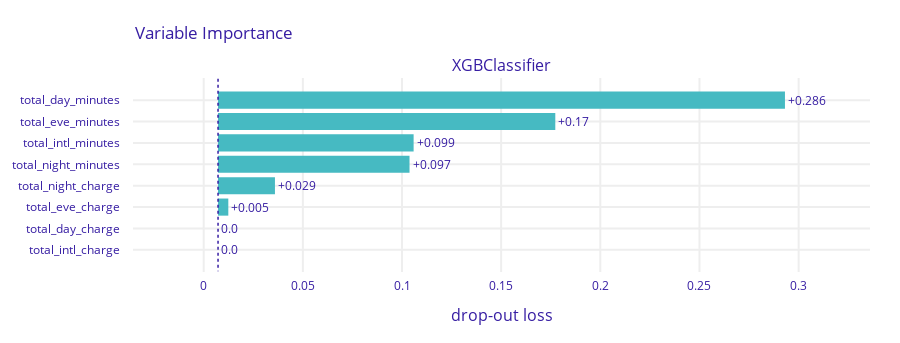

Notebook cell for this chart:
### Markdown cell above
### 1. Calculate Permutation-based Variable Importance for the selected model.

### Code cell
explainer = dx.Explainer(model, X, y, verbose=False)

pvi = explainer.model_parts(random_state=42)
pvi.plot()

### Figure 1 — Plotly figure (JSON) as saved in the notebook; plotly's stock layout.template omitted (floating-point values rounded to 4 significant figures)
{"data": [{"base": 0.007239, "hoverinfo": "text", "hoverlabel": {"bgcolor": "rgba(0,0,0,0.8)"}, "hovertext": ["Model: XGBClassifier loss after<br>variable: total_day_minutes is permuted: 0.293<br>Drop-out loss change: +0.286", "Model: XGBClassifier loss after<br>variable: total_eve_minutes is permuted: 0.177<br>Drop-out loss change: +0.17", "Model: XGBClassifier loss after<br>variable: total_intl_minutes is permuted: 0.106<br>Drop-out loss change: +0.099", "Model: XGBClassifier loss after<br>variable: total_night_minutes is permuted: 0.104<br>Drop-out loss change: +0.097", "Model: XGBClassifier loss after<br>variable: total_night_charge is permuted: 0.036<br>Drop-out loss change: +0.029", "Model: XGBClassifier loss after<br>variable: total_eve_charge is permuted: 0.012<br>Drop-out loss change: +0.005", "Model: XGBClassifier loss after<br>variable: total_day_charge is permuted: 0.007<br>Drop-out loss change: -0.0", "Model: XGBClassifier loss after<br>variable: total_intl_charge is permuted: 0.007<br>Drop-out loss change: -0.0"], "marker": {"color": "#46bac2"}, "orientation": "h", "showlegend": false, "text": ["+0.286", "+0.17", "+0.099", "+0.097", "+0.029", "+0.005", "0.0", "0.0"], "textposition": "outside", "type": "bar", "x": [0.2859, 0.1701, 0.09862, 0.09656, 0.0287, 0.005178, 0, 0], "xaxis": "x", "y": ["total_day_minutes", "total_eve_minutes", "total_intl_minutes", "total_night_minutes", "total_night_charge", "total_eve_charge", "total_day_charge", "total_intl_charge"], "yaxis": "y"}], "layout": {"annotations": [{"font": {"size": 16}, "showarrow": false, "text": "XGBClassifier", "x": 0.5, "xanchor": "center", "xref": "paper", "y": 1, "yanchor": "bottom", "yref": "paper"}, {"font": {"size": 16}, "showarrow": false, "text": "drop-out loss", "x": 0.5, "xanchor": "center", "xref": "paper", "y": 0, "yanchor": "top", "yref": "paper", "yshift": -30}], "font": {"color": "#371ea3"}, "height": 343, "margin": {"b": 71, "r": 30, "t": 78}, "shapes": [{"line": {"color": "#371ea3", "dash": "dot", "width": 1.5}, "type": "line", "x0": 0.007239, "x1": 0.007239, "xref": "x", "y0": -1, "y1": 8, "yref": "y"}], "title": {"text": "Variable Importance", "x": 0.15}, "xaxis": {"anchor": "y", "automargin": true, "domain": [0, 1], "fixedrange": true, "gridwidth": 2, "range": [-0.03564, 0.336], "tickcolor": "white", "ticklen": 3, "ticks": "outside", "type": "linear", "zeroline": false}, "yaxis": {"anchor": "x", "automargin": true, "autorange": "reversed", "domain": [0, 1], "fixedrange": true, "gridwidth": 2, "tickcolor": "white", "ticklen": 10, "ticks": "outside", "type": "category"}}}
